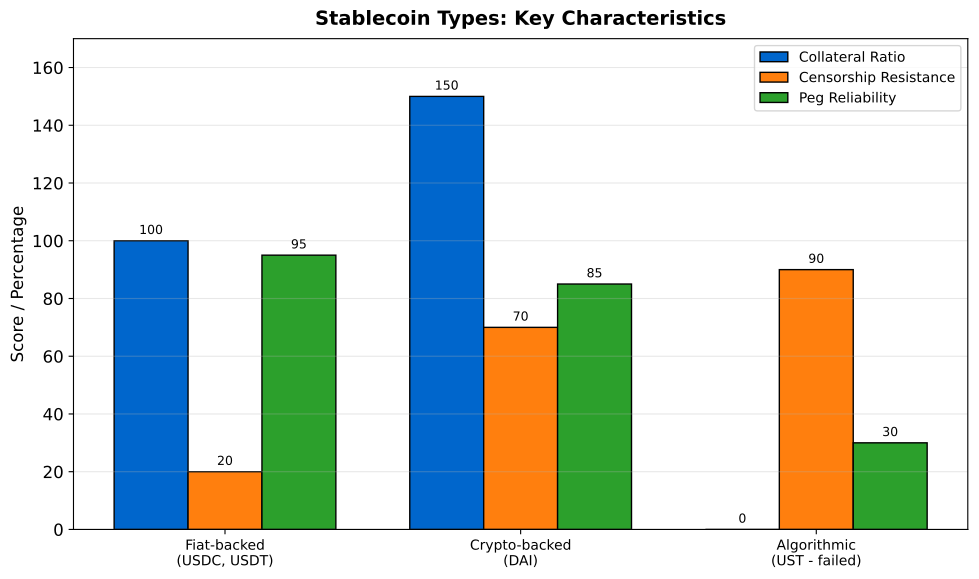

The Python source for this figure:
"""
Stablecoin Types Comparison
Horizontal bar showing key features of each type
"""

import matplotlib.pyplot as plt
import numpy as np
from pathlib import Path

CHART_METADATA = {
    'title': 'Types Comparison',
    'url': 'https://github.com/Digital-AI-Finance/Blockchain_Crypto/tree/main/Module_E_DeFi_Ecosystem/L38_Stablecoin_Mechanisms/charts/03_types_comparison'
}

plt.rcParams.update({
    'font.size': 14,
    'axes.labelsize': 14,
    'axes.titlesize': 16,
    'xtick.labelsize': 12,
    'ytick.labelsize': 12,
    'legend.fontsize': 12,
    'figure.figsize': (10, 6),
    'figure.dpi': 150
})

MLPURPLE = '#3333B2'
MLBLUE = '#0066CC'
MLORANGE = '#FF7F0E'
MLGREEN = '#2CA02C'
MLRED = '#D62728'

fig, ax = plt.subplots(figsize=(10, 6))

# Types and their characteristics
types = ['Fiat-backed\n(USDC, USDT)', 'Crypto-backed\n(DAI)', 'Algorithmic\n(UST - failed)']
characteristics = {
    'Collateral Ratio': [100, 150, 0],  # %
    'Censorship Resistance': [20, 70, 90],  # score
    'Peg Reliability': [95, 85, 30],  # score
}

x = np.arange(len(types))
width = 0.25
multiplier = 0

colors = [MLBLUE, MLORANGE, MLGREEN]

for i, (attr, values) in enumerate(characteristics.items()):
    offset = width * i
    bars = ax.bar(x + offset, values, width, label=attr, color=colors[i], edgecolor='black')
    for bar in bars:
        height = bar.get_height()
        ax.annotate(f'{int(height)}',
                    xy=(bar.get_x() + bar.get_width()/2, height),
                    xytext=(0, 3), textcoords='offset points',
                    ha='center', va='bottom', fontsize=14)

ax.set_ylabel('Score / Percentage', fontsize=15)
ax.set_xticks(x + width)
ax.set_xticklabels(types, fontsize=14)
ax.set_ylim(0, 170)

ax.legend(loc='upper right', fontsize=14)
ax.grid(True, alpha=0.3, axis='y')

ax.set_title('Stablecoin Types: Key Characteristics', fontweight='bold', fontsize=14, pad=10)
plt.tight_layout()

output_path = Path(__file__).parent / 'chart.pdf'
plt.savefig(output_path, bbox_inches='tight', dpi=300)
print(f"Chart saved to: {output_path.absolute()}")
plt.close()
